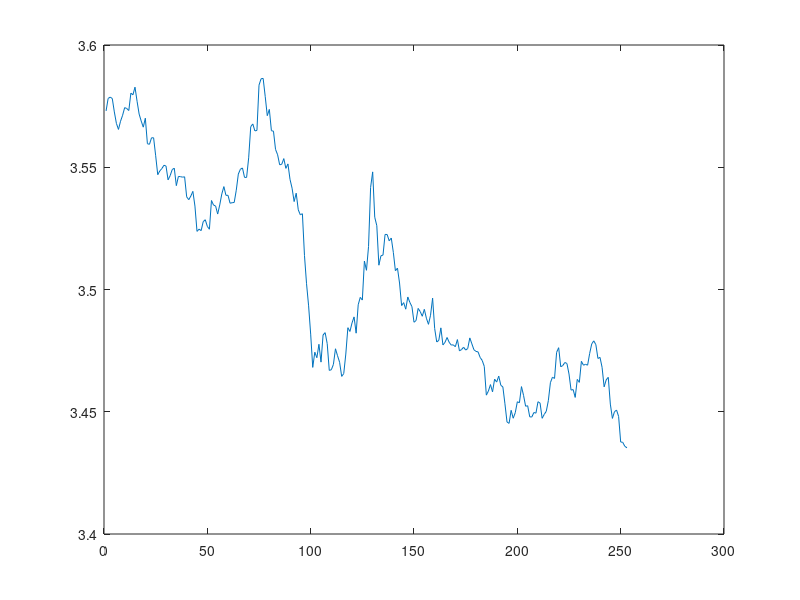

This figure's MATLAB source:
pkg load statistics

function [mu, sigma, lambda] = estimate(S, deltat)
% Calibrate an OU process by least squares.

if (size(S,2) > size(S,1))
    S = S';
end

[k, dummy, resid] = regress(S(2:end), [ones(size(S(1:end-1))) S(1:end-1)]);
a = k(1);
b = k(2);
lambda = -log(b)/deltat;
mu     = a/(1-b);
sigma  =  std(resid) * sqrt( 2*lambda/(1-b^2) );

end

S = log(csvread('contract_prices_last_year.csv', 1, 1));
[mu, sigma, lambda] = estimate(S, 1)

plot(S)
pause

% OUTPUT:
% mu =  3.4397
% sigma =  0.0055596
% lambda =  0.0083759

% vim: set ft=matlab:
